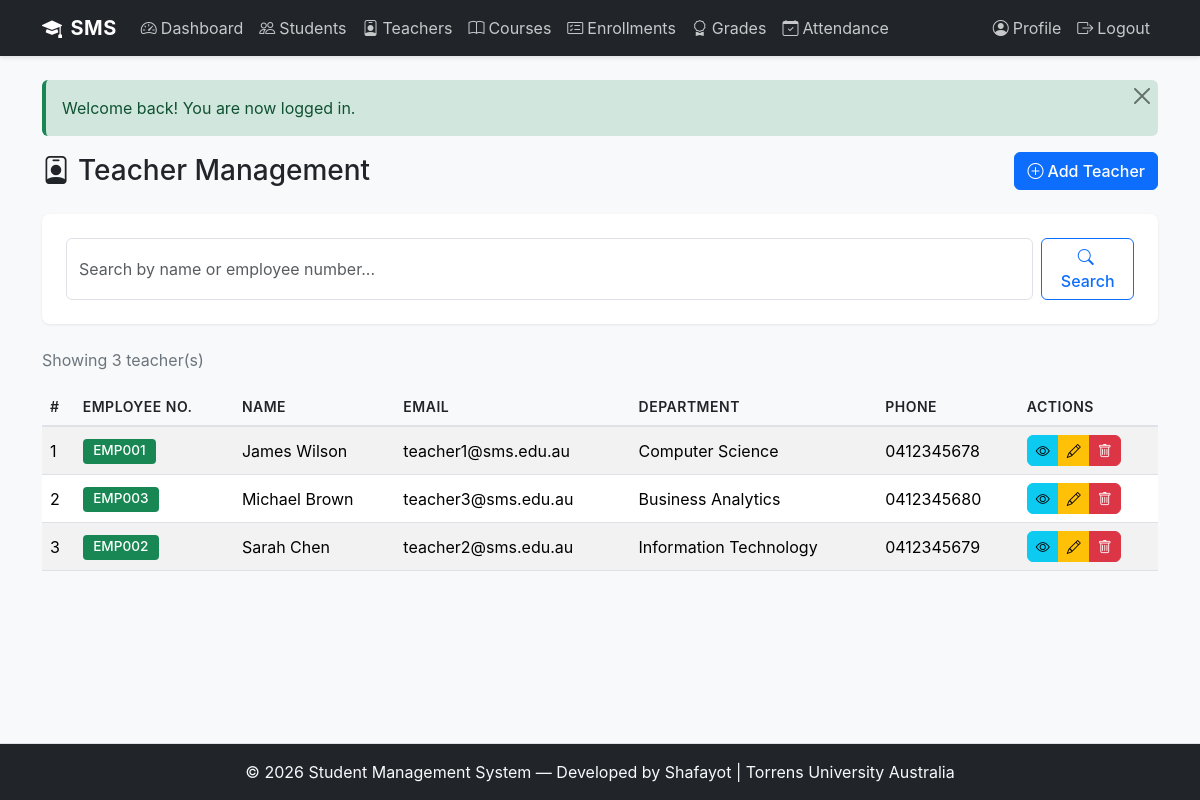
The app's page /public/teachers/list.php (signed in) with its own data.
### tables this page shows
CREATE TABLE teachers (
    id INT AUTO_INCREMENT PRIMARY KEY,
    user_id INT NOT NULL,
    employee_number VARCHAR(20) NOT NULL UNIQUE,
    first_name VARCHAR(50) NOT NULL,
    last_name VARCHAR(50) NOT NULL,
    department VARCHAR(100) NULL,
    phone VARCHAR(20) NULL,
    hire_date DATE NOT NULL,
    created_at DATETIME NOT NULL DEFAULT CURRENT_TIMESTAMP,
    FOREIGN KEY (user_id) REFERENCES users(id) ON DELETE CASCADE,
    INDEX idx_user_id (user_id),
    INDEX idx_employee_number (employee_number)
);

CREATE TABLE users (
    id INT AUTO_INCREMENT PRIMARY KEY,
    username VARCHAR(50) NOT NULL UNIQUE,
    email VARCHAR(100) NOT NULL UNIQUE,
    password_hash VARCHAR(255) NOT NULL,
    role ENUM('admin', 'teacher', 'student') NOT NULL DEFAULT 'student',
    is_active TINYINT(1) NOT NULL DEFAULT 1,
    created_at DATETIME NOT NULL DEFAULT CURRENT_TIMESTAMP,
    updated_at DATETIME NOT NULL DEFAULT CURRENT_TIMESTAMP ON UPDATE CURRENT_TIMESTAMP,
    INDEX idx_email (email),
    INDEX idx_role (role),
    INDEX idx_is_active (is_active)
);

### includes/functions.php (called while the page is built, shortened)
<?php
function sanitize($string) {
    return htmlspecialchars($string, ENT_QUOTES, 'UTF-8');
}
function paginate($total_records, $per_page = 10, $current_page = 1) {
    $total_pages = max(1, ceil($total_records / $per_page));
    $current_page = max(1, min($current_page, $total_pages));
    $offset = ($current_page - 1) * $per_page;
    return [
        'current_page' => $current_page,
        'total_pages'  => $total_pages,
        'offset'       => $offset,
        'per_page'     => $per_page,
        'total_records' => $total_records,
    ];
}

### includes/db.php (called while the page is built, shortened)
<?php
class Database {
    private static $instance = null;
    public static function get_connection() {
        if (self::$instance === null) {
            try {
                $dsn = 'mysql:host=' . DB_HOST . ';dbname=' . DB_NAME . ';charset=' . DB_CHARSET;
                $options = [
                    PDO::ATTR_ERRMODE            => PDO::ERRMODE_EXCEPTION,
                    PDO::ATTR_DEFAULT_FETCH_MODE  => PDO::FETCH_ASSOC,
                    PDO::ATTR_EMULATE_PREPARES    => false,
                ];
                self::$instance = new PDO($dsn, DB_USER, DB_PASS, $options);
            } catch (PDOException $e) {
                error_log('Database connection failed: ' . $e->getMessage());
                die('Sorry, we could not connect to the database. Please try again later.');
            }
        }
        return self::$instance;
    }
    public static function query($sql, $params = []) {
        try {
            $pdo = self::get_connection();
            $stmt = $pdo->prepare($sql);
            $stmt->execute($params);
            return $stmt;
        } catch (PDOException $e) {
            error_log('Query failed: ' . $e->getMessage());
            die('Sorry, a database error occurred. Please try again later.');
        }
    }
    public static function fetch_all($sql, $params = []) {
        $stmt = self::query($sql, $params);
        return $stmt->fetchAll();
    }
    public static function fetch_one($sql, $params = []) {
        $stmt = self::query($sql, $params);
        return $stmt->fetch();
    }
}

### public/teachers/list.php (the view, shortened to what this page needs)
<?php
require_once __DIR__ . '/../../includes/header.php';
$search = trim($_GET['search'] ?? '');
$current_page = max(1, intval($_GET['page'] ?? 1));
$where = "WHERE u.is_active = 1";
$params = [];
$total = Database::fetch_one("SELECT COUNT(*) as count FROM teachers t JOIN users u ON t.user_id = u.id $where", $params)['count'];
$pagination = paginate($total, 10, $current_page);
$sql = "SELECT t.*, u.email FROM teachers t JOIN users u ON t.user_id = u.id $where
        ORDER BY t.first_name ASC
        LIMIT {$pagination['per_page']} OFFSET {$pagination['offset']}";
$teachers = Database::fetch_all($sql, $params);
?>
<div class="d-flex justify-content-between align-items-center mb-4">
    <h1 class="h3 mb-0"><i class="bi bi-person-badge me-2"></i>Teacher Management</h1>
    <a href="<?php echo BASE_URL; ?>/teachers/add.php" class="btn btn-primary">
        <i class="bi bi-plus-circle me-1"></i>Add Teacher
    </a>
</div>
<div class="card mb-4">
    <div class="card-body">
        <form method="GET" class="d-flex gap-2">
            <input type="text" name="search" class="form-control"
                   placeholder="Search by name or employee number..."
                   value="<?php echo sanitize($search); ?>">
            <button type="submit" class="btn btn-outline-primary"><i class="bi bi-search me-1"></i>Search</button>
        </form>
    </div>
</div>
<p class="text-muted mb-3">Showing <?php echo $total; ?> teacher(s)</p>
<?php if (!empty($teachers)): ?>
    <div class="table-responsive">
        <table class="table table-striped table-hover">
            <thead class="table-dark">
                <tr>
                    <th>#</th><th>Employee No.</th><th>Name</th><th>Email</th>
                    <th>Department</th><th>Phone</th><th>Actions</th>
                </tr>
            </thead>
            <tbody>
                <?php foreach ($teachers as $i => $t): ?>
                    <tr>
                        <td><?php echo $pagination['offset'] + $i + 1; ?></td>
                        <td><span class="badge bg-success"><?php echo sanitize($t['employee_number']); ?></span></td>
                        <td><?php echo sanitize($t['first_name'] . ' ' . $t['last_name']); ?></td>
                        <td><?php echo sanitize($t['email']); ?></td>
                        <td><?php echo sanitize($t['department']); ?></td>
                        <td><?php echo sanitize($t['phone'] ?? '—'); ?></td>
                        <td>
                            <div class="btn-group btn-group-sm">
                                <a href="<?php echo BASE_URL; ?>/teachers/view.php?id=<?php echo $t['id']; ?>" class="btn btn-info" title="View"><i class="bi bi-eye"></i></a>
                                <a href="<?php echo BASE_URL; ?>/teachers/edit.php?id=<?php echo $t['id']; ?>" class="btn btn-warning" title="Edit"><i class="bi bi-pencil"></i></a>
                                <a href="<?php echo BASE_URL; ?>/teachers/delete.php?id=<?php echo $t['id']; ?>" class="btn btn-danger" title="Delete"><i class="bi bi-trash"></i></a>
                            </div>
                        </td>
                    </tr>
                <?php endforeach; ?>
            </tbody>
        </table>
    </div>
<?php else: ?>
    <div class="alert alert-info"><i class="bi bi-info-circle me-1"></i>No teachers found.</div>
<?php endif; ?>
<?php require_once __DIR__ . '/../../includes/footer.php'; ?>

### assets/css/style.css (style rules this page uses)
:root { --primary-color: #0d6efd; --secondary-color: #6c757d; --success-color: #198754; --danger-color: #dc3545; --warning-color: #ffc107; --info-color: #0dcaf0; --light-color: #f8f9fa; --dark-color: #212529; }
body { font-family: -apple-system, BlinkMacSystemFont, 'Segoe UI', Roboto, 'Helvetica Neue', Arial, sans-serif; background-color: #f8f9fa; min-height: 100vh; display: flex; flex-direction: column; }
.form-control, .form-select { border: 1px solid #dee2e6; border-radius: 0.375rem; transition: border-color 0.2s ease, box-shadow 0.2s ease; }
.btn { border-radius: 0.375rem; font-weight: 500; transition: all 0.2s ease; }
.btn-primary { background-color: var(--primary-color); border-color: var(--primary-color); }
.table { background-color: #fff; border-collapse: collapse; }
.table thead th { background-color: #f8f9fa; border-bottom: 2px solid #dee2e6; font-weight: 600; color: #212529; text-transform: uppercase; font-size: 0.875rem; letter-spacing: 0.5px; }
.table tbody td { vertical-align: middle; border-bottom: 1px solid #dee2e6; }
.table-striped tbody tr:nth-of-type(odd) { background-color: rgba(0, 0, 0, 0.02); }
.table-responsive { border-radius: 0.375rem; overflow: hidden; }
.card { border: none; border-radius: 0.5rem; box-shadow: 0 1px 3px rgba(0, 0, 0, 0.08); margin-bottom: 1.5rem; }
.card-body { padding: 1.5rem; }
.badge { padding: 0.35rem 0.65rem; font-weight: 500; font-size: 0.85rem; border-radius: 0.25rem; }
.text-muted { color: #6c757d !important; }
.d-flex { display: flex; }
.justify-content-between { justify-content: space-between; }
.align-items-center { align-items: center; }
.gap-2 { gap: 0.5rem; }
.mb-3 { margin-bottom: 1rem; }

### records on screen
teachers: offset "1", employee_number "EMP001", first_name+last_name "James Wilson", user.email "teacher1@sms.edu.au", department "Computer Science", phone "0412345678"
teachers: offset "2", employee_number "EMP003", first_name+last_name "Michael Brown", user.email "teacher3@sms.edu.au", department "Business Analytics", phone "0412345680"
teachers: offset "3", employee_number "EMP002", first_name+last_name "Sarah Chen", user.email "teacher2@sms.edu.au", department "Information Technology", phone "0412345679"

### other values on screen
$message "Welcome back! You are now logged in."
$total "3"
